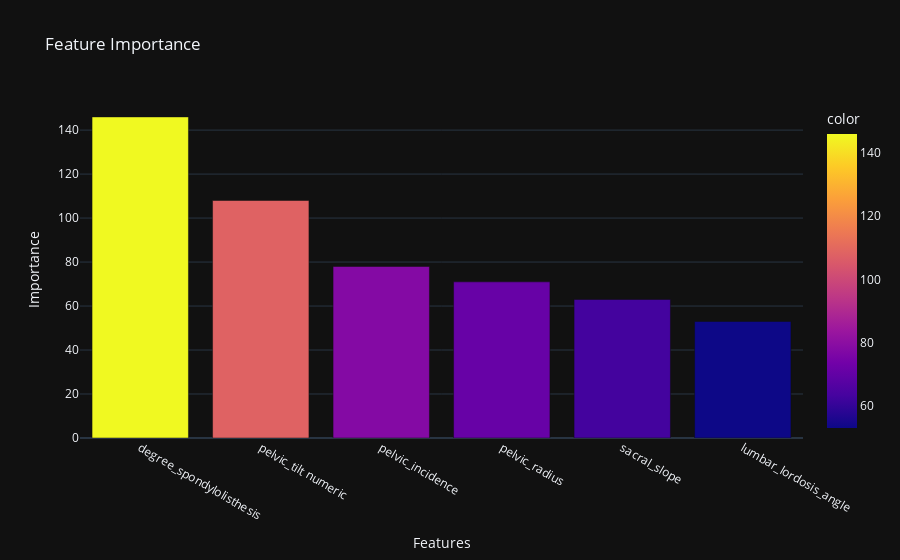

Notebook source saved alongside this figure:
### Markdown cell above
# After model tuning the accuracy score is increased to 0.85.

### Code cell
#Feature Importance:

feature_imp=pd.Series(lgbm_tuned.feature_importances_,index=X.columns).sort_values(ascending=False)

px.bar(feature_imp,x=feature_imp.index,y=feature_imp.values,color=feature_imp.values,title="Feature Importance",template="plotly_dark",
       labels={"index":"Features","y":"Importance"})

### Figure 1 — Plotly figure (JSON) as saved in the notebook; plotly's stock layout.template omitted (floating-point values rounded to 4 significant figures)
{"data": [{"alignmentgroup": "True", "hovertemplate": "Features=%{x}<br>Importance=%{y}<br>color=%{marker.color}<extra></extra>", "legendgroup": "", "marker": {"color": [146, 108, 78, 71, 63, 53], "coloraxis": "coloraxis", "pattern": {"shape": ""}}, "name": "", "offsetgroup": "", "orientation": "v", "showlegend": false, "textposition": "auto", "type": "bar", "x": ["degree_spondylolisthesis", "pelvic_tilt numeric", "pelvic_incidence", "pelvic_radius", "sacral_slope", "lumbar_lordosis_angle"], "xaxis": "x", "y": [146, 108, 78, 71, 63, 53], "yaxis": "y"}], "layout": {"barmode": "relative", "coloraxis": {"colorbar": {"title": {"text": "color"}}, "colorscale": [[0, "#0d0887"], [0.1111, "#46039f"], [0.2222, "#7201a8"], [0.3333, "#9c179e"], [0.4444, "#bd3786"], [0.5556, "#d8576b"], [0.6667, "#ed7953"], [0.7778, "#fb9f3a"], [0.8889, "#fdca26"], [1, "#f0f921"]]}, "legend": {"tracegroupgap": 0}, "title": {"text": "Feature Importance"}, "xaxis": {"anchor": "y", "domain": [0, 1], "title": {"text": "Features"}}, "yaxis": {"anchor": "x", "domain": [0, 1], "title": {"text": "Importance"}}}}
